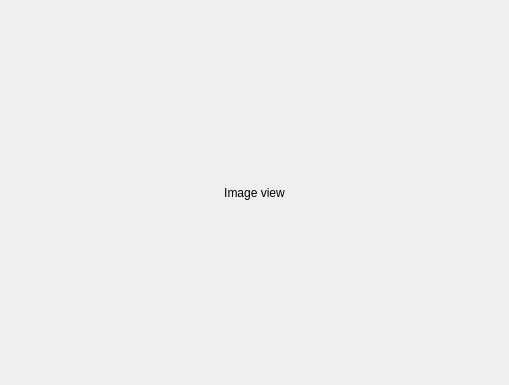
<?xml version="1.0" encoding="UTF-8"?>
<ui version="4.0">
 <class>Form</class>
 <widget class="QWidget" name="Form">
  <property name="geometry">
   <rect>
    <x>0</x>
    <y>0</y>
    <width>509</width>
    <height>385</height>
   </rect>
  </property>
  <property name="windowTitle">
   <string>Form</string>
  </property>
  <layout class="QGridLayout" name="gridLayout">
   <property name="leftMargin">
    <number>0</number>
   </property>
   <property name="topMargin">
    <number>0</number>
   </property>
   <property name="rightMargin">
    <number>0</number>
   </property>
   <property name="bottomMargin">
    <number>0</number>
   </property>
   <item row="0" column="0">
    <widget class="QLabel" name="lbl_image">
     <property name="text">
      <string>Image view</string>
     </property>
     <property name="alignment">
      <set>Qt::AlignCenter</set>
     </property>
    </widget>
   </item>
  </layout>
 </widget>
 <resources/>
 <connections/>
</ui>
